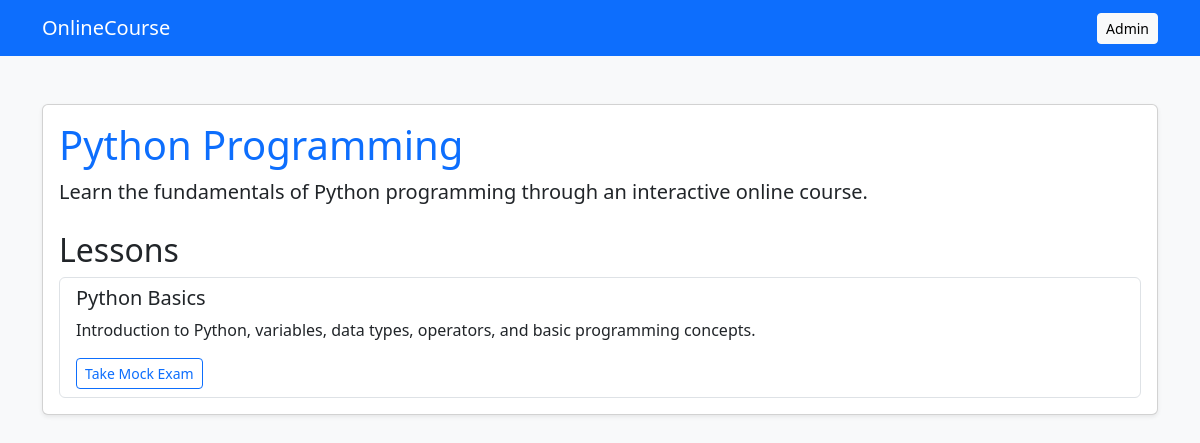
The app's page /course/1/ with its own data.
### onlinecourse/models.py (models this page shows, shortened)
class Course(models.Model):
    name = models.CharField(max_length=200)
    description = models.TextField(blank=True)

class Lesson(models.Model):
    course = models.ForeignKey(Course, on_delete=models.CASCADE, related_name="lessons")
    title = models.CharField(max_length=200)
    content = models.TextField(blank=True)

### onlinecourse/views.py (the view)
# urls.py: path("course/<int:course_id>/", views.course_details_bootstrap, name="course_details"),
def course_details_bootstrap(request, course_id):
    course = get_object_or_404(Course, id=course_id)
    questions = Question.objects.filter(course=course)
    if not questions.exists():
        questions = Question.objects.filter(lesson__course=course)
    return render(
        request,
        "course_details_bootstrap.html",
        {"course": course, "questions": questions},
    )

### templates/course_details_bootstrap.html
{% extends "base.html" %}
{% block content %}
<div class="card shadow-sm">
    <div class="card-body">
        <h1 class="text-primary">{{ course.name }}</h1>
        <p class="lead">{{ course.description }}</p>
        <h2 class="mt-4">Lessons</h2>
        <div class="list-group">
        {% for lesson in course.lessons.all %}
            <div class="list-group-item">
                <h5>{{ lesson.title }}</h5>
                <p>{{ lesson.content }}</p>
                <a href="{% url 'exam' lesson.id %}" class="btn btn-outline-primary btn-sm">Take Mock Exam</a>
            </div>
        {% empty %}
            <div class="alert alert-info">No lessons available.</div>
        {% endfor %}
        </div>
    </div>
</div>
{% endblock %}

### records on screen
Course: name "Python Programming", description "Learn the fundamentals of Python programming through an interactive online course."
Lesson: title "Python Basics", content "Introduction to Python, variables, data types, operators, and basic programming concepts."
